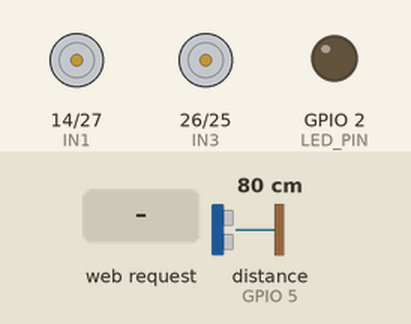
Simulated run of this sketch. Board: ESP32. Shown: motor-driver pin pairs drawn as motors (green arrow = first pin HIGH = forward, orange = second pin HIGH = backward, longer = more drive, scaled by the enable pin), output pins drawn as LEDs (lit = HIGH). Inputs (shaded band) come from the test bench; at power-on: distance to the obstacle (sensor on GPIO 5) 80 cm. The echo pulse lasts 58.3 µs per cm; pins used as bus, display or sensor lines are not drawn.

Above: at 1.2 s.
1.3 s: HTTP request GET /mode?dir=1&state=1&auto=1 received
At 2.1 s:
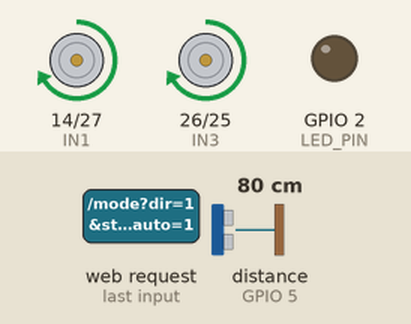
2.8 s: distance to the obstacle (sensor on GPIO 5) set to 22 cm
4.3 s: distance to the obstacle (sensor on GPIO 5) set to 18 cm
At 5.4 s:
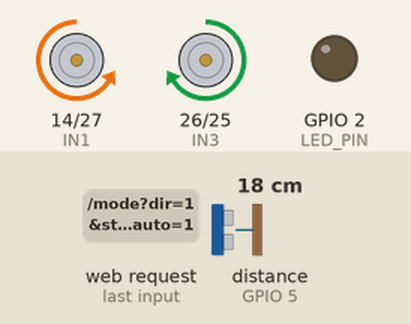
At 6.7 s:
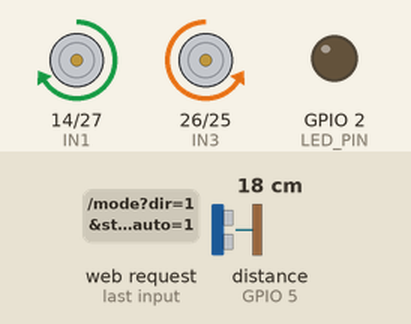
7.3 s: HTTP request GET /mode received
Timing chart, 0 to 9.8 s (numbered marks = the images above; inputs shaded):
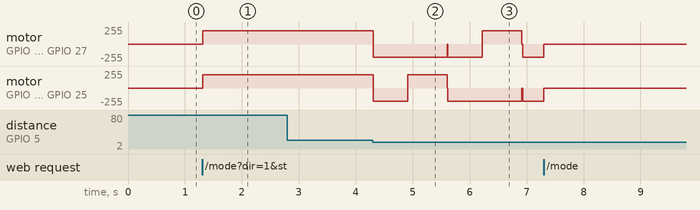

The sketch:

sketch_mar30a.ino
```cpp
#include <WiFi.h>
#include <WebServer.h>

// ========== WiFi AP Settings ==========
const char* apSsid     = "Selecta Ice Cream";
const char* apPassword = "noconnect024";
const int MAX_CLIENTS  = 1;

// Built-in LED for connection status
#define LED_PIN 2

// ========== Web server ==========
WebServer server(80);

// ========== Motor Pins (L298N) ==========
#define IN1 14
#define IN2 27
#define IN3 26
#define IN4 25
#define ENA_PIN 33
#define ENB_PIN 32

// PWM settings
const int PWM_FREQ = 20000;
const int PWM_RES  = 8;
const int ENA_CH   = 0; // Fallback channel for Core v2.x
const int ENB_CH   = 1; // Fallback channel for Core v2.x

// Speed values
uint8_t manualSpeed = 230;
uint8_t autoSpeed   = 200;

// Ultrasonic Sensor
#define TRIG_PIN 4
#define ECHO_PIN 5

// ========== Flags & States ==========
bool forwardCmd = false, backCmd = false, leftCmd = false, rightCmd = false;
bool obstacleMode = false;
enum AutoState { AUTO_IDLE, AUTO_FORWARD, AUTO_BACKWARD, AUTO_TURN };
AutoState autoState = AUTO_IDLE;
unsigned long autoStateStart = 0;
bool turnLeftNext = true;
const unsigned long BACK_TIME = 600;
const unsigned long TURN_TIME = 700;
const float OBSTACLE_DIST_CM = 20.0;

// Variables for non-blocking double blink loop
unsigned long previousBlinkTime = 0;
int blinkState = 0;

// ========== NEW XBOX PRO HTML PROGRAM ==========
const char index_html[] PROGMEM = R"=====(
<!DOCTYPE html>
<html lang="en">
<head>
  <meta charset="utf-8" />
  <title>ESP32 ROVER - XBOX PRO</title>
  <meta name="viewport" content="width=device-width, initial-scale=1">
  <style>
    body {
      font-family: 'Segoe UI', Tahoma, Geneva, Verdana, sans-serif;
      text-align: center;
      background: radial-gradient(circle at center, #2a2a35 0%, #101014 100%);
      color: #eee;
      margin: 0;
      min-height: 100vh;
      display: flex;
      flex-direction: column;
      align-items: center;
      justify-content: center;
      overflow: hidden;
    }
    .container {
      animation: fadeUp 0.8s ease-out;
      width: 100%;
      max-width: 400px;
      position: relative;
    }
    @keyframes fadeUp {
      from { opacity: 0; transform: translateY(30px); }
      to { opacity: 1; transform: translateY(0); }
    }
    h1 { margin-bottom: 5px; text-shadow: 0 0 15px rgba(0, 150, 255, 0.6); letter-spacing: 3px; color: #fff; }
    .subtitle { color: #888; font-size: 13px; margin-bottom: 10px; text-transform: uppercase; }
    #help-btn {
      position: absolute;
      top: -40px;
      right: 10px;
      width: 35px;
      height: 35px;
      border-radius: 50%;
      background: rgba(255,255,255,0.1);
      border: 1px solid #444;
      color: #fff;
      cursor: pointer;
      font-weight: bold;
      display: flex;
      align-items: center;
      justify-content: center;
      transition: 0.3s;
    }
    #help-btn:hover { background: #0096ff; }
    .modal-overlay {
      display: none;
      position: fixed;
      z-index: 100;
      left: 0; top: 0; width: 100%; height: 100%;
      background-color: rgba(0,0,0,0.85);
      backdrop-filter: blur(5px);
      align-items: center;
      justify-content: center;
    }
    .modal-content {
      background: #1a1a1f;
      padding: 30px;
      border-radius: 25px;
      border: 1px solid #00ffcc;
      max-width: 320px;
      text-align: left;
      box-shadow: 0 0 30px rgba(0,255,204,0.2);
    }
    .modal-content h3 { color: #00ffcc; margin-top: 0; border-bottom: 1px solid #333; padding-bottom: 10px; }
    .modal-content ul { list-style: none; padding: 0; line-height: 2; }
    .modal-content span { color: #fff; font-weight: bold; background: #333; padding: 2px 8px; border-radius: 5px; font-size: 12px; margin-right: 5px; }
    .close-modal { float: right; cursor: pointer; color: #888; font-size: 20px; }
    #credits-trigger {
      position: fixed;
      bottom: 10px;
      left: 10px;
      font-size: 10px;
      color: #222;
      cursor: pointer;
      padding: 10px;
      transition: color 0.5s;
      z-index: 10;
    }
    #credits-trigger:hover { color: #555; }
    .credits-modal-content { border-color: #ff00ff; box-shadow: 0 0 30px rgba(255,0,255,0.2); text-align: center; }
    .credits-modal-content h3 { color: #ff00ff; }
    .team-member { margin: 10px 0; font-weight: bold; color: #fff; letter-spacing: 1px; }
    #controller-status {
      font-size: 11px;
      font-weight: bold;
      letter-spacing: 1px;
      padding: 8px;
      margin-bottom: 20px;
      color: #555;
      border: 1px solid #333;
      border-radius: 10px;
      display: inline-block;
    }
    .connected { color: #00ffcc !important; border-color: #00ffcc !important; }
    .grid {
      margin-bottom: 40px;
      padding: 30px 15px;
      background: rgba(255, 255, 255, 0.02);
      border-radius: 30px;
      box-shadow: 0 10px 40px 0 rgba(0, 0, 0, 0.5);
      border: 1px solid rgba(255, 255, 255, 0.05);
    }
    .row { margin: 12px 0; display: flex; justify-content: center; gap: 10px; }
    .btn {
      display: inline-block;
      padding: 20px;
      font-size: 14px;
      font-weight: bold;
      text-transform: uppercase;
      border-radius: 16px;
      border: 1px solid #333;
      cursor: pointer;
      min-width: 100px;
      background: linear-gradient(145deg, #222, #181818);
      color: #888;
      box-shadow: 6px 6px 12px #0b0b0d, -6px -6px 12px #25252f;
      transition: all 0.2s ease;
      user-select: none;
      outline: none;
      -webkit-tap-highlight-color: transparent;
    }
    .btn.active, .btn:active { transform: scale(0.95); border-color: #00ffcc; color: #00ffcc; box-shadow: inset 4px 4px 8px #0b0b0d; }
    .btn.locked { opacity: 0.2; cursor: not-allowed; }
    .stop-btn.active, .stop-btn:active { border-color: #ffaa00; color: #ffaa00; }
    #mode-toggle { min-width: 180px; padding: 22px; font-size: 16px; }
    .mode-off { border-color: #441111 !important; color: #aa4444 !important; background: linear-gradient(145deg, #251010, #150505) !important; }
    .mode-on { border-color: #00ffcc !important; color: #fff !important; background: linear-gradient(145deg, #0a2e1a, #05150a) !important; animation: pulseGreen 2s infinite; }
    @keyframes pulseGreen {
      0% { box-shadow: 0 0 0 0 rgba(0, 255, 204, 0.4); }
      70% { box-shadow: 0 0 0 15px rgba(0, 255, 204, 0); }
      100% { box-shadow: 0 0 0 0 rgba(0, 255, 204, 0); }
    }
  </style>
</head>
<body>
  <div class="container">
    <div id="help-btn" onclick="toggleModal('help-modal', true)">?</div>
    <h1>ESP32 CONTROL</h1>
    <p class="subtitle">Yaerz👽</p>
    <div id="controller-status">🎮 DISCONNECTED (PRESS A BUTTON)</div>
    <div class="grid">
      <div class="row">
        <button id="btn-f" class="btn manual-ctrl" onmousedown="sendCmd('f',1)" onmouseup="sendCmd('f',0)" ontouchstart="sendCmd('f',1)" ontouchend="sendCmd('f',0)">Forward</button>
      </div>
      <div class="row">
        <button id="btn-l" class="btn manual-ctrl" onmousedown="sendCmd('l',1)" onmouseup="sendCmd('l',0)" ontouchstart="sendCmd('l',1)" ontouchend="sendCmd('l',0)">Left</button>
        <button id="btn-s" class="btn stop-btn manual-ctrl" onmousedown="sendCmd('s',1)" onmouseup="sendCmd('s',0)" ontouchstart="sendCmd('s',1)" ontouchend="sendCmd('s',0)">Stop</button>
        <button id="btn-r" class="btn manual-ctrl" onmousedown="sendCmd('r',1)" onmouseup="sendCmd('r',0)" ontouchstart="sendCmd('r',1)" ontouchend="sendCmd('r',0)">Right</button>
      </div>
      <div class="row">
        <button id="btn-b" class="btn manual-ctrl" onmousedown="sendCmd('b',1)" onmouseup="sendCmd('b',0)" ontouchstart="sendCmd('b',1)" ontouchend="sendCmd('b',0)">Backward</button>
      </div>
    </div>
    <div class="row">
      <button id="mode-toggle" class="btn mode-off" onclick="handleToggle()">AUTO: OFF</button>
    </div>
  </div>

  <div id="help-modal" class="modal-overlay">
    <div class="modal-content">
      <span class="close-modal" onclick="toggleModal('help-modal', false)">&times;</span>
      <h3>ROVER GUIDE</h3>
      <ul>
        <li><span>L-STICK</span> / <span>D-PAD</span> : Drive</li>
        <li><span>L1 / LB</span> : Emergency Stop</li>
        <li><span>R1 / RB</span> : Toggle AUTO Mode</li>
        <li><span>SELECT</span> : Open/Close Help</li>
      </ul>
    </div>
  </div>

  <div id="credits-trigger" onclick="toggleModal('credits-modal', true)">© CREDITS</div>
  <div id="credits-modal" class="modal-overlay">
    <div class="modal-content credits-modal-content">
      <span class="close-modal" onclick="toggleModal('credits-modal', false)">&times;</span>
      <h3>DEVELOPED BY</h3>
      <div class="team-member">Rey Vincent William Sazon</div>
      <div class="team-member">Jayson Libaton</div>
      <div class="team-member">Jujin Ferrer</div>
    </div>
  </div>

  <script>
    let lastState = { f: 0, b: 0, l: 0, r: 0, s: 0 };
    let lastAutoBtnState = false;
    let lastHelpBtnState = false;
    let autoModeActive = false;
    let gamepadIndex = null;

    function toggleModal(id, show) {
      document.getElementById(id).style.display = show ? 'flex' : 'none';
    }

    function sendCmd(dir, state) {
      if (autoModeActive) return;
      const el = document.getElementById(`btn-${dir}`);
      if (el) state === 1 ? el.classList.add('active') : el.classList.remove('active');
      fetch(`/cmd?dir=${dir}&state=${state}`).catch(e => {});
    }

    function handleToggle() {
      const btn = document.getElementById('mode-toggle');
      autoModeActive = !autoModeActive;
      btn.innerText = autoModeActive ? "AUTO: ON" : "AUTO: OFF";
      btn.className = autoModeActive ? "btn mode-on" : "btn mode-off";
      document.querySelectorAll('.manual-ctrl').forEach(b => {
        autoModeActive ? b.classList.add('locked') : b.classList.remove('locked');
      });
      fetch(`/mode?auto=${autoModeActive ? 1 : 0}`).catch(e => {});
    }

    window.addEventListener("gamepadconnected", (e) => {
      gamepadIndex = e.gamepad.index;
      document.getElementById('controller-status').innerText = "🎮 " + e.gamepad.id.split('(')[0].toUpperCase() + " ACTIVE";
      document.getElementById('controller-status').classList.add('connected');
      pollGamepad();
    });

    function pollGamepad() {
      if (gamepadIndex === null) return;
      const gp = navigator.getGamepads()[gamepadIndex];
      if (!gp) return;

      let autoBtn = gp.buttons[5].pressed;
      if (autoBtn && !lastAutoBtnState) handleToggle();
      lastAutoBtnState = autoBtn;

      let helpBtn = gp.buttons[8].pressed;
      if (helpBtn && !lastHelpBtnState) {
        let isVisible = document.getElementById('help-modal').style.display === 'flex';
        toggleModal('help-modal', !isVisible);
      }
      lastHelpBtnState = helpBtn;

      if (!autoModeActive) {
          const deadzone = 0.5;
          const current = {
            f: (gp.buttons[12].pressed || gp.axes[1] < -deadzone) ? 1 : 0,
            b: (gp.buttons[13].pressed || gp.axes[1] > deadzone) ? 1 : 0,
            l: (gp.buttons[14].pressed || gp.axes[0] < -deadzone) ? 1 : 0,
            r: (gp.buttons[15].pressed || gp.axes[0] > deadzone) ? 1 : 0,
            s: (gp.buttons[4].pressed) ? 1 : 0
          };
          for (let key in current) {
            if (current[key] !== lastState[key]) {
              sendCmd(key, current[key]);
              lastState[key] = current[key];
            }
          }
      }
      requestAnimationFrame(pollGamepad);
    }
  </script>
</body>
</html>
)=====";

// ========== Motor Functions ==========
void setMotorSpeed(uint8_t left, uint8_t right) {
#if ESP_ARDUINO_VERSION >= ESP_ARDUINO_VERSION_VAL(3, 0, 0)
  ledcWrite(ENA_PIN, left);
  ledcWrite(ENB_PIN, right);
#else
  ledcWrite(ENA_CH, left);
  ledcWrite(ENB_CH, right);
#endif
}

void driveStop() {
  digitalWrite(IN1, LOW); digitalWrite(IN2, LOW);
  digitalWrite(IN3, LOW); digitalWrite(IN4, LOW);
  setMotorSpeed(0, 0);
}

void driveForward(uint8_t speed) {
  digitalWrite(IN1, HIGH); digitalWrite(IN2, LOW);
  digitalWrite(IN3, HIGH); digitalWrite(IN4, LOW);
  setMotorSpeed(speed, speed);
}

void driveBackward(uint8_t speed) {
  digitalWrite(IN1, LOW); digitalWrite(IN2, HIGH);
  digitalWrite(IN3, LOW); digitalWrite(IN4, HIGH);
  setMotorSpeed(speed, speed);
}

void driveLeft(uint8_t speed) {
  digitalWrite(IN1, LOW); digitalWrite(IN2, HIGH);
  digitalWrite(IN3, HIGH); digitalWrite(IN4, LOW);
  setMotorSpeed(speed, speed);
}

void driveRight(uint8_t speed) {
  digitalWrite(IN1, HIGH); digitalWrite(IN2, LOW);
  digitalWrite(IN3, LOW); digitalWrite(IN4, HIGH);
  setMotorSpeed(speed, speed);
}

float getDistanceCm() {
  digitalWrite(TRIG_PIN, LOW); delayMicroseconds(2);
  digitalWrite(TRIG_PIN, HIGH); delayMicroseconds(10);
  digitalWrite(TRIG_PIN, LOW);
  unsigned long duration = pulseIn(ECHO_PIN, HIGH, 30000UL);
  return (duration == 0) ? -1.0 : (duration * 0.0343) / 2.0;
}

void handleManualMovement() {
  if (forwardCmd) driveForward(manualSpeed);
  else if (backCmd) driveBackward(manualSpeed);
  else if (leftCmd) driveLeft(manualSpeed);
  else if (rightCmd) driveRight(manualSpeed);
  else driveStop();
}

void handleAutoObstacle() {
  unsigned long now = millis();
  switch (autoState) {
    case AUTO_IDLE: autoState = AUTO_FORWARD; break;
    case AUTO_FORWARD: {
      float d = getDistanceCm();
      if (d > 0 && d < OBSTACLE_DIST_CM) { driveStop(); autoState = AUTO_BACKWARD; autoStateStart = now; }
      else driveForward(autoSpeed);
      break;
    }
    case AUTO_BACKWARD:
      if (now - autoStateStart >= BACK_TIME) { driveStop(); autoState = AUTO_TURN; autoStateStart = now; }
      else driveBackward(autoSpeed);
      break;
    case AUTO_TURN:
      if (turnLeftNext) driveLeft(autoSpeed); else driveRight(autoSpeed);
      if (now - autoStateStart >= TURN_TIME) { driveStop(); turnLeftNext = !turnLeftNext; autoState = AUTO_FORWARD; }
      break;
  }
}

// double blink comment
void handleDoubleBlink() {
  if (WiFi.softAPgetStationNum() > 0) {
    unsigned long currentMillis = millis();

    if (blinkState == 0) {
      digitalWrite(LED_PIN, HIGH);
      if (currentMillis - previousBlinkTime >= 150) { blinkState = 1; previousBlinkTime = currentMillis; }
    } else if (blinkState == 1) {
      digitalWrite(LED_PIN, LOW);
      if (currentMillis - previousBlinkTime >= 150) { blinkState = 2; previousBlinkTime = currentMillis; }
    } else if (blinkState == 2) {
      digitalWrite(LED_PIN, HIGH);
      if (currentMillis - previousBlinkTime >= 150) { blinkState = 3; previousBlinkTime = currentMillis; }
    } else if (blinkState == 3) {
      digitalWrite(LED_PIN, LOW);
      if (currentMillis - previousBlinkTime >= 1000) { blinkState = 0; previousBlinkTime = currentMillis; }
    }
  } else {
    digitalWrite(LED_PIN, LOW);
    blinkState = 0;
  }
}

void handleRoot() { server.send_P(200, "text/html", index_html); }
void handleCmd() {
  String dir = server.arg("dir");
  int state = server.arg("state").toInt();
  if (!obstacleMode) {
    bool pressed = (state != 0);
    if (dir == "f") forwardCmd = pressed;
    else if (dir == "b") backCmd = pressed;
    else if (dir == "l") leftCmd = pressed;
    else if (dir == "r") rightCmd = pressed;
    else if (dir == "s") { forwardCmd = backCmd = leftCmd = rightCmd = false; driveStop(); }
  }
  server.send(200, "text/plain", "OK");
}

void handleMode() {
  obstacleMode = (server.arg("auto").toInt() == 1);
  if (obstacleMode) { forwardCmd = backCmd = leftCmd = rightCmd = false; autoState = AUTO_FORWARD; }
  else driveStop();
  server.send(200, "text/plain", "OK");
}

void setup() {
  Serial.begin(115200);

  pinMode(LED_PIN, OUTPUT);

  pinMode(IN1, OUTPUT); pinMode(IN2, OUTPUT); pinMode(IN3, OUTPUT); pinMode(IN4, OUTPUT);

#if ESP_ARDUINO_VERSION >= ESP_ARDUINO_VERSION_VAL(3, 0, 0)
  ledcAttach(ENA_PIN, PWM_FREQ, PWM_RES);
  ledcAttach(ENB_PIN, PWM_FREQ, PWM_RES);
#else
  ledcSetup(ENA_CH, PWM_FREQ, PWM_RES);
  ledcAttachPin(ENA_PIN, ENA_CH);
  ledcSetup(ENB_CH, PWM_FREQ, PWM_RES);
  ledcAttachPin(ENB_PIN, ENB_CH);
#endif

  pinMode(TRIG_PIN, OUTPUT); pinMode(ECHO_PIN, INPUT);

  // Apply MAX_CLIENTS restriction
  WiFi.softAP(apSsid, apPassword, 1, 0, MAX_CLIENTS);

  server.on("/", handleRoot);
  server.on("/cmd", handleCmd);
  server.on("/mode", handleMode);
  server.begin();
}

void loop() {
  server.handleClient();

  handleDoubleBlink();

  if (obstacleMode) handleAutoObstacle();
  else handleManualMovement();

  delay(5);
}
```

Measured:
- the behaviour switches between 21 and 20 cm on distance to the obstacle (sensor on GPIO 5) (found by bisection; images 1 and 2)
- after the input at 1.3 s, motor on GPIO 14 (IN1) / GPIO 27 (IN2), motor on GPIO 26 (IN3) / GPIO 25 (IN4): stopped → forward 199/255 at once
- after the input at 2.8 s, every drawn part: stays the same
- after the input at 4.3 s, motor on GPIO 14 (IN1) / GPIO 27 (IN2): forward 199/255 → backward 199/255 at once, → forward 199/255 1.9 s later, → backward 199/255 0.70 s later; motor on GPIO 26 (IN3) / GPIO 25 (IN4): forward 199/255 → backward 199/255 at once, → forward 199/255 0.60 s later, → backward 199/255 0.70 s later
